Frame 1 (no input): blank canvas, image omitted
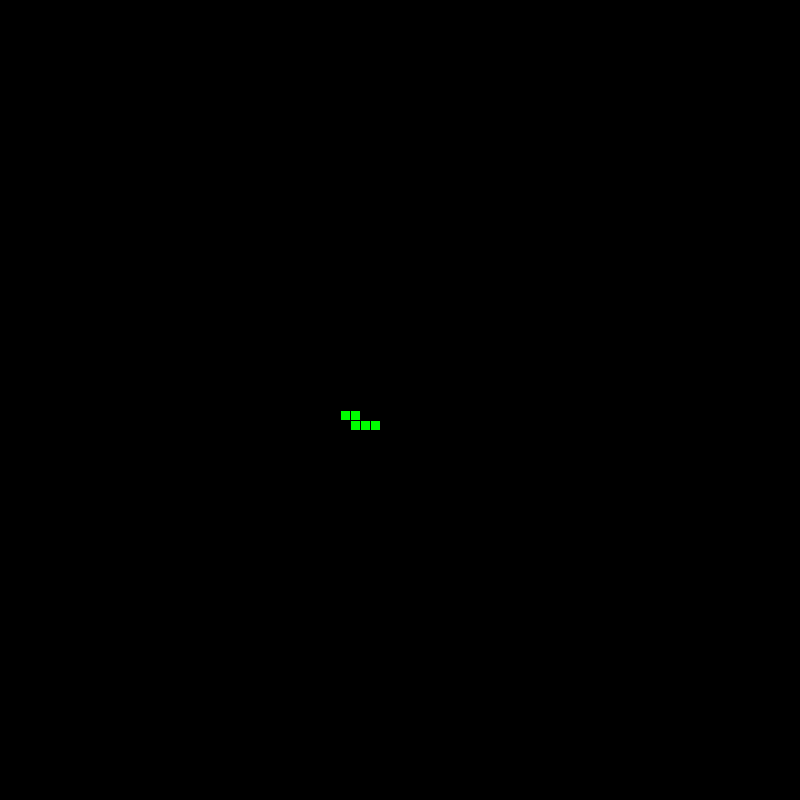
Frame 60 (the mouse pressed at the canvas centre just before this capture)
Frame 120 (the mouse held since frame 60 and released just before this capture): blank canvas, image omitted

The Processing sketch that drew this single still picture (run headless with seeded random() and noise(); from frame 60 on, the mouse is pressed at the canvas centre):

// Processing sketch: golDoughnutDayNight
// ── golDoughnutDayNight.pde
// arrays in processing
// declare, create array (how long is it),initalize and use
// declare name and type

// init and create
//int[][] world = new int [80][80];
//int[][] newWorld = new int[80][80];
// changed the rules to Day and night
// https://conwaylife.com/wiki/OCA:Day_%26_Night
int [][] world;
int [][] newWorld;
int cols =80;
int rows = 80;

int sz = 10;

void setup() {
  size(800, 800);
  world = new int [cols][rows];
  newWorld = new int [cols][rows];
  background(255);
  //makeRndStart();
  //makeglide();
  makeRpent();
  showWorld();
  frameRate(10);
  //println(newWorld[3][2]);
}


void draw() {
  showWorld();
  update();
  if (mousePressed) {
    if (mouseX > width/2) {
      makeRndStart();
    } else {
      makeRpent();
    }
  }
}

int getNeighbors(int j, int i) {  // y and x coorodinate of the two dim array
  int sum = 0;
  for (int y = -1; y < 2; y++) {
    for (int x = -1; x < 2; x++) {
      int col = (x + i + cols) % cols;
      int row = (y + j + rows) % rows;
      sum += world[row][col];
    }
  }
  sum -= world[j][i];
  return sum;
}



void update() {

  for (int j=0; j< world.length; j++) {  // row or y    
    for (int i=0; i< world[j].length; i++) { // column or x   
      int neigh = getNeighbors(j, i); // start with more or less random parts
      if (world[j][i] == 1 && neigh == 3 || world[j][i] == 1 && neigh ==4 || world[j][i] == 1 && neigh == 6 || world[j][i] == 1 && neigh ==7 || world[j][i] == 1 && neigh ==8) {     // keeps living
        newWorld[j][i] = 1;
      } else if (world[j][i] == 0 && neigh == 3 || world[j][i] == 0 && neigh == 6 || world[j][i] == 0 && neigh == 7 || world[j][i] == 0 && neigh == 8) {    // comes to life
        newWorld[j][i] = 1;
      } else {
        newWorld[j][i] = 0;  // else zero
      }
    }
  }

  // arrayCopy(newWorld,world); this does not work  need to manually copy the array

  for (int j=0; j< world.length; j++) {  //  
    for (int i=0; i< world[j].length; i++) {
      world[j][i] = newWorld[j][i];
    }
  }
}


void makeRndStart() {
  int perChance = int(random(2, 4));
  println(perChance);
  for (int j=0; j< world.length; j++) {  // row or y
    for (int i=0; i< world[j].length; i++) { // column or x
      int state = int(random(perChance)); // start with more or less random parts
      //println(state);
      if (state == 1) {
        world[j][i] = 1;
      } else {
        world[j][i] = 0;
      }
    }
  }
}

void makeglide() {

  // glider
  world[38][42] =1;
  world[39][43] =1;
  world[40][41] =1;
  world[40][42]=1;
  world[40][43]=1;
}


void makeRpent() {
  // clears it
 for (int j=0; j< world.length; j++) {  // row or y
    for (int i=0; i< world[j].length; i++) { // column or x
       world[j][i] = 0;
    }
  }
  int offset = floor(random(-10,10));
  // rpent
  world[42][38-offset] =1;
  world[43][38-offset] =1;
  world[41][38-offset] =1;
  world[42][37-offset]=1;
  world[41][39-offset]=1;
}



void showWorld() {
  for (int j=0; j< world.length; j++) {  // row or y
    for (int i=0; i< world[j].length; i++) { // column or x
      if (world[j][i] == 1) {
        fill(0, 255, 0);
      } else {
        fill(0);
      }
      rect(i*sz, j*sz, sz, sz); // sz maps to display
    }
  }
}
